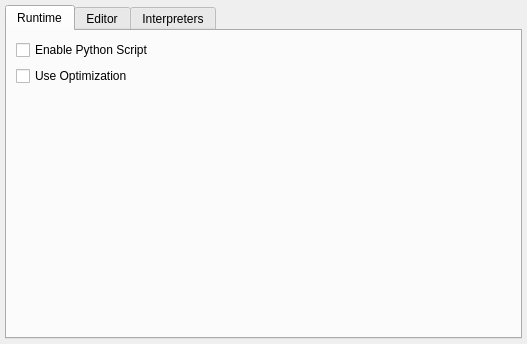
<?xml version="1.0" encoding="UTF-8"?>
<ui version="4.0">
 <class>mbServerWidgetSettingsScript</class>
 <widget class="QWidget" name="mbServerWidgetSettingsScript">
  <property name="geometry">
   <rect>
    <x>0</x>
    <y>0</y>
    <width>527</width>
    <height>344</height>
   </rect>
  </property>
  <property name="windowTitle">
   <string>Form</string>
  </property>
  <layout class="QVBoxLayout" name="verticalLayout">
   <property name="spacing">
    <number>2</number>
   </property>
   <property name="leftMargin">
    <number>5</number>
   </property>
   <property name="topMargin">
    <number>5</number>
   </property>
   <property name="rightMargin">
    <number>5</number>
   </property>
   <property name="bottomMargin">
    <number>5</number>
   </property>
   <item>
    <widget class="QTabWidget" name="tabWidget">
     <property name="currentIndex">
      <number>0</number>
     </property>
     <widget class="QWidget" name="tabRuntime">
      <attribute name="title">
       <string>Runtime</string>
      </attribute>
      <layout class="QVBoxLayout" name="verticalLayout_5">
       <item>
        <widget class="QCheckBox" name="chbScriptEnable">
         <property name="text">
          <string>Enable Python Script</string>
         </property>
        </widget>
       </item>
       <item>
        <widget class="QCheckBox" name="chbScriptUseOptimization">
         <property name="text">
          <string>Use Optimization</string>
         </property>
        </widget>
       </item>
       <item>
        <spacer name="verticalSpacer_2">
         <property name="orientation">
          <enum>Qt::Vertical</enum>
         </property>
         <property name="sizeHint" stdset="0">
          <size>
           <width>20</width>
           <height>40</height>
          </size>
         </property>
        </spacer>
       </item>
      </layout>
     </widget>
     <widget class="QWidget" name="tabEditor">
      <attribute name="title">
       <string>Editor</string>
      </attribute>
      <layout class="QVBoxLayout" name="verticalLayout_4">
       <item>
        <widget class="QCheckBox" name="chbGenerateComment">
         <property name="text">
          <string>Generate usage example in comments</string>
         </property>
        </widget>
       </item>
       <item>
        <layout class="QHBoxLayout" name="horizontalLayout_3">
         <item>
          <widget class="QLabel" name="label">
           <property name="text">
            <string>Colors:</string>
           </property>
          </widget>
         </item>
         <item>
          <spacer name="horizontalSpacer">
           <property name="orientation">
            <enum>Qt::Horizontal</enum>
           </property>
           <property name="sizeHint" stdset="0">
            <size>
             <width>40</width>
             <height>20</height>
            </size>
           </property>
          </spacer>
         </item>
         <item>
          <widget class="QToolButton" name="btnDefaultEditorColors">
           <property name="toolTip">
            <string>Set Default Colors</string>
           </property>
           <property name="text">
            <string>...</string>
           </property>
           <property name="icon">
            <iconset resource="../../../../core/gui/core_rsc.qrc">
             <normaloff>:/core/icons/resetproperty.png</normaloff>:/core/icons/resetproperty.png</iconset>
           </property>
          </widget>
         </item>
        </layout>
       </item>
       <item>
        <widget class="QTableView" name="viewEditorColorFormats">
         <attribute name="horizontalHeaderStretchLastSection">
          <bool>true</bool>
         </attribute>
        </widget>
       </item>
      </layout>
     </widget>
     <widget class="QWidget" name="tabInterpreters">
      <attribute name="title">
       <string>Interpreters</string>
      </attribute>
      <layout class="QVBoxLayout" name="verticalLayout_3">
       <item>
        <layout class="QHBoxLayout" name="horizontalLayout_2">
         <item>
          <widget class="QTreeView" name="viewInterpreters"/>
         </item>
         <item>
          <layout class="QVBoxLayout" name="verticalLayout_2">
           <item>
            <widget class="QPushButton" name="btnPyAdd">
             <property name="text">
              <string>Add</string>
             </property>
            </widget>
           </item>
           <item>
            <widget class="QPushButton" name="btnPyRemove">
             <property name="text">
              <string>Remove</string>
             </property>
            </widget>
           </item>
           <item>
            <widget class="QPushButton" name="btnPyMakeDefault">
             <property name="text">
              <string>Make Default</string>
             </property>
            </widget>
           </item>
           <item>
            <widget class="QPushButton" name="btnPyClear">
             <property name="text">
              <string>Clear</string>
             </property>
            </widget>
           </item>
           <item>
            <spacer name="verticalSpacer">
             <property name="orientation">
              <enum>Qt::Vertical</enum>
             </property>
             <property name="sizeHint" stdset="0">
              <size>
               <width>20</width>
               <height>40</height>
              </size>
             </property>
            </spacer>
           </item>
          </layout>
         </item>
        </layout>
       </item>
       <item>
        <layout class="QFormLayout" name="formLayout">
         <item row="0" column="0">
          <widget class="QLabel" name="label_2">
           <property name="text">
            <string>Executable</string>
           </property>
          </widget>
         </item>
         <item row="0" column="1">
          <layout class="QHBoxLayout" name="horizontalLayout">
           <item>
            <widget class="QLineEdit" name="lnExecPath"/>
           </item>
           <item>
            <widget class="QPushButton" name="btnPySet">
             <property name="text">
              <string>Set</string>
             </property>
            </widget>
           </item>
           <item>
            <widget class="QPushButton" name="btnPyBrowse">
             <property name="text">
              <string>Browse...</string>
             </property>
            </widget>
           </item>
          </layout>
         </item>
        </layout>
       </item>
      </layout>
     </widget>
    </widget>
   </item>
  </layout>
 </widget>
 <resources>
  <include location="../../../../core/gui/core_rsc.qrc"/>
 </resources>
 <connections/>
</ui>
